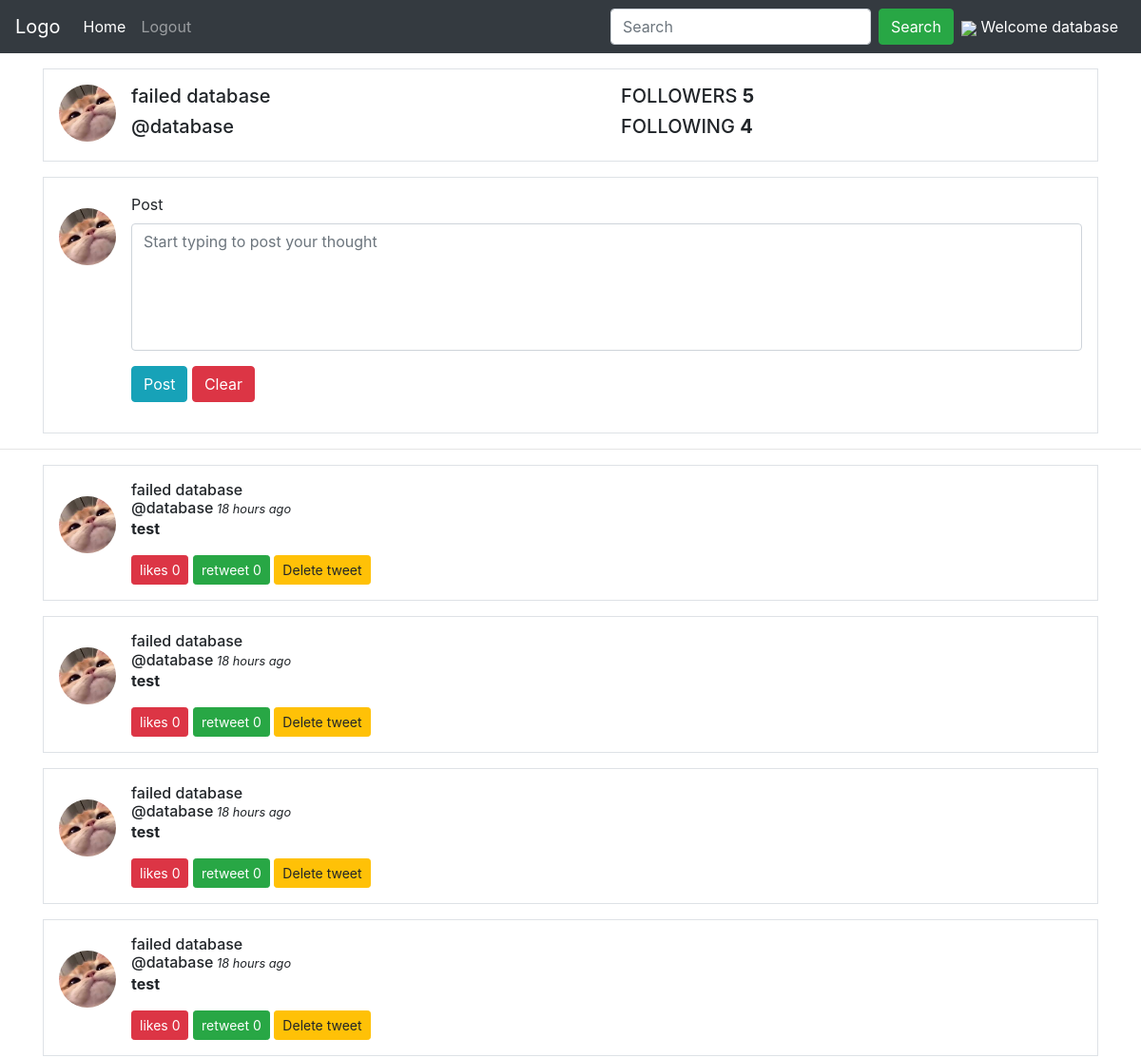
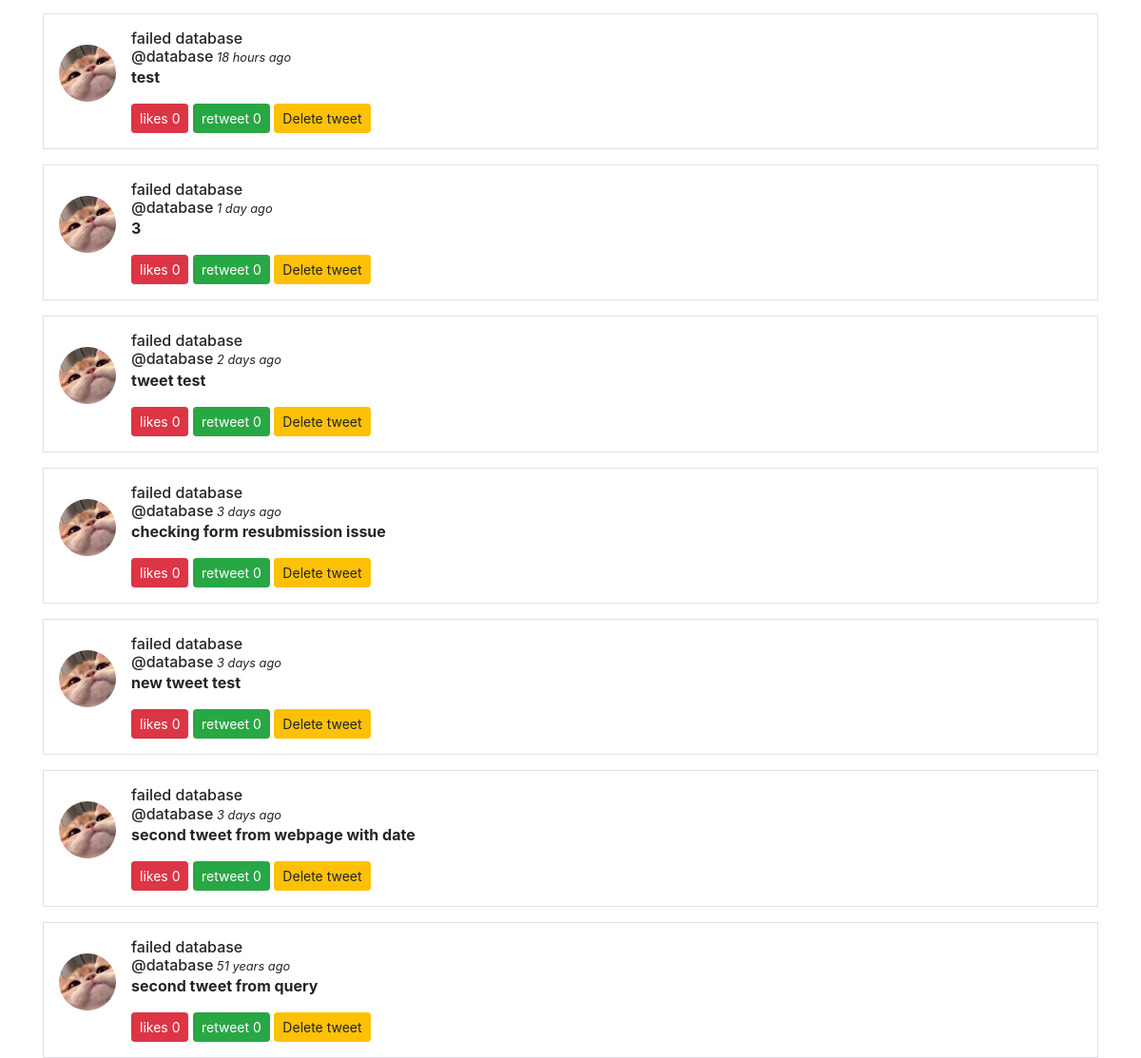
The page /profile.php (signed in) on the database its author committed (2 pictures, top to bottom).
### tables this page shows
CREATE TABLE `users` (
  `uid` int NOT NULL AUTO_INCREMENT,
  `username` varchar(45) NOT NULL,
  `useremail` varchar(45) NOT NULL,
  `password` varchar(100) NOT NULL,
  `dob` date NOT NULL,
  `firstname` varchar(45) NOT NULL,
  `lastname` varchar(45) DEFAULT NULL,
  PRIMARY KEY (`uid`),
  UNIQUE KEY `username_UNIQUE` (`username`),
  UNIQUE KEY `useremail_UNIQUE` (`useremail`)
);

CREATE TABLE `tweets` (
  `tid` int NOT NULL AUTO_INCREMENT,
  `content` varchar(45) NOT NULL,
  `likecnt` varchar(45) DEFAULT NULL,
  `retweetcnt` varchar(45) DEFAULT NULL,
  `uid` int NOT NULL,
  `timestamp` varchar(45) DEFAULT NULL,
  PRIMARY KEY (`tid`),
  UNIQUE KEY `tid_UNIQUE` (`tid`),
  KEY `uid_idx` (`uid`),
  CONSTRAINT `uid` FOREIGN KEY (`uid`) REFERENCES `users` (`uid`)
);

### timeelaspedfunction.php (called while the page is built)
<?php
function time_elapsed_string($datetime, $full = false) {
    $now = new DateTime;
    $ago = new DateTime($datetime);
    $diff = $now->diff($ago);
    $diff->w = floor($diff->d / 7);
    $diff->d -= $diff->w * 7;
    $string = array(
        'y' => 'year',
        'm' => 'month',
        'w' => 'week',
        'd' => 'day',
        'h' => 'hour',
        'i' => 'minute',
        's' => 'second',
    );
    foreach ($string as $k => &$v) {
        if ($diff->$k) {
            $v = $diff->$k . ' ' . $v . ($diff->$k > 1 ? 's' : '');
        } else {
            unset($string[$k]);
        }
    }
    if (!$full) $string = array_slice($string, 0, 1);
    return $string ? implode(', ', $string) . ' ago' : 'just now';
  }
?>

### tweet.php (the view, shortened to what this page needs)
<?php
include_once "bootstrapcss.php";
if (isset($_GET['usn'])) {
  $userid = $_GET['usn'];
  require_once "./timeelaspedfunction.php";
  $sql = "select t.tid,t.uid,t.content, t.likecnt, t.retweetcnt, t.timestamp, u.username, u.firstname, u.lastname from tweets t LEFT JOIN users u on t.uid=u.uid where t.uid='$userid' ORDER BY t.timestamp desc";
  $result = $conn->query($sql);
  if ($result->num_rows > 0) {
    while ($row = $result->fetch_assoc()) {
      $tid = $row['tid'];
?>
      <div id="tweet<?=$tid?>" class="container mt-3">
        <div class="media border p-3">
          <img src="/image/profile/profile.jpeg" alt="John Doe" class="mr-3 mt-3 rounded-circle" style="width:60px;">
          <div class="media-body">
            <h6 class="d-block mb-0 pb-0"><?php echo "" . $row['firstname'] . " " . $row['lastname']; ?></h6>
            <h6 class="mt-0 pt-0">@<?php echo $row['username']; ?><small><i> <?php echo time_elapsed_string($row['timestamp']); ?></i></small></h6>
            <p><strong><?php echo $row['content']; ?> </strong></p>
            <button class="btn btn-sm btn-danger"><?php echo "likes " . $row['likecnt']; ?></button> <button class="btn btn-sm btn-success"><?php echo "retweet " . $row['retweetcnt']; ?> </button>
            <?php
            if ($_SESSION['id'] == $row['uid']) {
            ?><a id="delete" class="delete btn btn-sm btn-warning" onclick="deleteTweet(<?= $tid ?>)">Delete tweet</a>
            <?php
            }
            ?>
          </div>
        </div>
      </div>
    <?php }
  } else {
    echo "no tweets from you!! ";
  }
}
?>

### comp/nav.php (shortened to what this page needs)
<?php
if (isset($_SESSION["loggedin"]) && $_SESSION["loggedin"] == true) {
?>
  <nav class="navbar navbar-expand-lg navbar-dark bg-dark ">
    <a class="navbar-brand" href="javascript:void(0)">Logo</a>
    <div class="navbar-collapse collapse show" id="navb">
      <ul class="navbar-nav mr-auto">
        <li class="nav-item active">
          <a class="nav-link" href="../home.php">Home <span class="sr-only">(current)</span></a>
        </li>
        <li class="nav-item">
          <a class="nav-link" href="../logout.php">Logout</a>
        </li>
      </ul>
      <form class="form-inline my-2 my-lg-0">
        <input class="form-control mr-sm-2" onkeyup="showResult(this.value)" type="text" placeholder="Search">
        <button class="btn btn-success my-2 my-sm-0" type="button">Search</button>
      </form>
      <ul class="navbar-nav">
        <li class="mr-auto nav-item active">
          <a class="nav-link" href="../profile.php"> <img src="https://img.icons8.com/metro/26/000000/guest-male.png"> Welcome
            <?php echo $_SESSION["username"]; ?>
          </a>
        </li>
      </ul>
    </div>
  </nav>
<?php
}
?>

### bootstrapcss.php (shortened to what this page needs)
<link rel="stylesheet" href="https://maxcdn.bootstrapcdn.com/bootstrap/4.5.2/css/bootstrap.min.css">

### profile.php (shortened to what this page needs)
<?php
include_once "comp/nav.php";
require_once "bootstrapcss.php";
include "config.php";
if ($_SESSION['loggedin'] == true)
{
$uid = $_SESSION['id'];
$sql = "SELECT SUM(follower = '$uid') AS followerCount, SUM(following = '$uid') AS followingCount FROM followers WHERE follower = '$uid' OR following = '$uid';";
$result=$conn->query($sql);
$row=$result->fetch_assoc();
$followerCount=$row['followerCount'];
$followingCount=$row['followingCount'];
$sql2 = "select * from users where uid='$uid';";
$result=$conn->query($sql2);
$row=$result->fetch_assoc();
$firstname=$row['firstname'];
$lastname=$row['lastname'];
?>
<div class="container mt-3">
<div class="media border p-3">
    <img src="image/profile/profile.jpeg" alt="John Doe" class="mr-3 float-left rounded-circle " style="width:60px;">
    <div class="media-body">
        <div class="row ">
            <div class="d-inline col-lg-6 col-md-6">
                <h5 class="mt-0 pt-0"><?php echo $firstname." ".$lastname;?></h5>
                <h5>@<?php echo $row['username']; ?></h5>
            </div>
            <div class="d-inline col-lg-6 col-md-6">
                <h5>FOLLOWERS <strong><?php echo $followerCount; ?></strong> </h5>
                <h5> FOLLOWING <strong><?php echo $followingCount ?></strong></h5>
            </div>
        </div>
    </div>
</div>
</div>
<?php
include "maketweet.php";
?>
<hr>
<?php
include_once "tweet.php";
}
else
{
    header("location:./login.php");
}
?>

### maketweet.php (shortened to what this page needs)
<?php
include "./bootstrapcss.php";
?>
<div class="mt-3 container">
<div class="media border p-3">
  <img src="/image/profile/profile.jpeg" alt="John Doe" class="mr-3 mt-3 rounded-circle" style="width:60px;">
  <div class="media-body">
    <form action="<?php echo htmlspecialchars($_SERVER["PHP_SELF"]); ?>" method="post">
      <div class="form-group">
        <label for="comment">Post</label>
        <textarea class="form-control" style="resize:none" placeholder="Start typing to post your thought" rows="5" id="comment" name="tweet"></textarea>
      </div>
      <input type="submit" class="btn btn-info" value="Post">
      <input type="reset" class="btn btn-danger" value="Clear">
    </form>
  </div>
</div>
</div>

### bootstrapcss.php (style rules this page uses)
h6 { display: inline; }

### rows shown on the page
users: firstname "failed", lastname "database", username "database"
tweets: uid.firstname "failed", uid.lastname "database", uid.username "database", timestamp "18 hours ago", content "test", likecnt "0", retweetcnt "0"
tweets: uid.firstname "failed", uid.lastname "database", uid.username "database", timestamp "18 hours ago", content "test", likecnt "0", retweetcnt "0"
tweets: uid.firstname "failed", uid.lastname "database", uid.username "database", timestamp "18 hours ago", content "test", likecnt "0", retweetcnt "0"
tweets: uid.firstname "failed", uid.lastname "database", uid.username "database", timestamp "18 hours ago", content "test", likecnt "0", retweetcnt "0"
tweets: uid.firstname "failed", uid.lastname "database", uid.username "database", timestamp "18 hours ago", content "test", likecnt "0", retweetcnt "0"
tweets: uid.firstname "failed", uid.lastname "database", uid.username "database", timestamp "1 day ago", content "3", likecnt "0", retweetcnt "0"
tweets: uid.firstname "failed", uid.lastname "database", uid.username "database", timestamp "2 days ago", content "tweet test", likecnt "0", retweetcnt "0"
tweets: uid.firstname "failed", uid.lastname "database", uid.username "database", timestamp "3 days ago", content "checking form resubmission issue", likecnt "0", retweetcnt "0"
tweets: uid.firstname "failed", uid.lastname "database", uid.username "database", timestamp "3 days ago", content "new tweet test", likecnt "0", retweetcnt "0"
tweets: uid.firstname "failed", uid.lastname "database", uid.username "database", timestamp "3 days ago", content "second tweet from webpage with date", likecnt "0", retweetcnt "0"
tweets: uid.firstname "failed", uid.lastname "database", uid.username "database", timestamp "51 years ago", content "second tweet from query", likecnt "0", retweetcnt "0"

### other values the page prints
$_SESSION["username"] "database"
$followerCount "5"
$followingCount "4"
